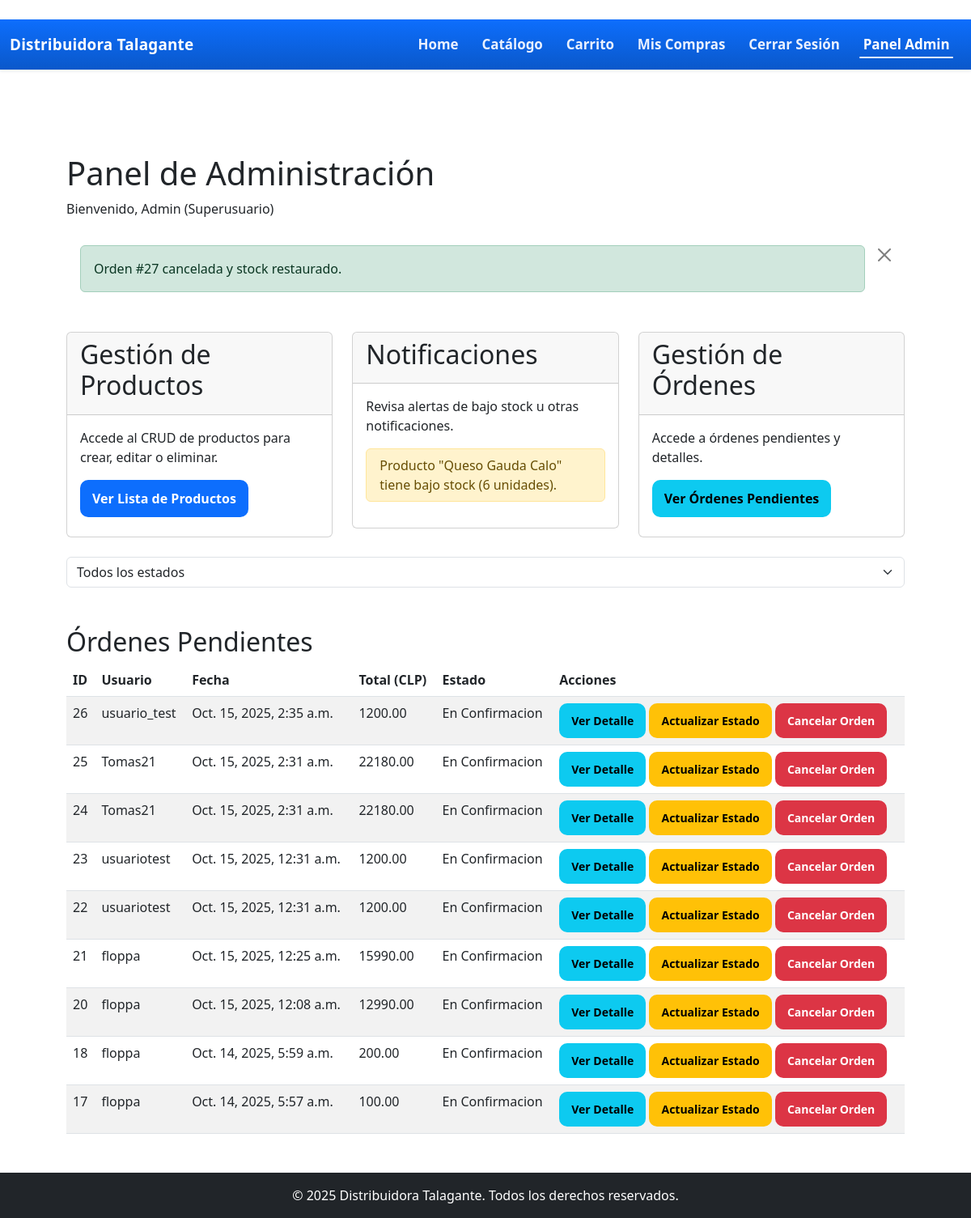
/admin_home/?delete_orden=27 (signed in), run on the app's committed database.
### core/models.py (models this page shows, shortened)
class Producto(models.Model):
    nombre = models.CharField(max_length=100)
    precio = models.DecimalField(max_digits=10, decimal_places=2, validators=[MinValueValidator(0)])
    categoria = models.CharField(max_length=50)
    stock = models.IntegerField(default=0, validators=[MinValueValidator(0)])
    fecha_vencimiento = models.DateField(null=True, blank=True)
    imagen = models.ImageField(upload_to='productos/', blank=True)
    activo = models.BooleanField(default=True)

class Orden(models.Model):
    ESTADOS = [
        ('pendiente', 'Pendiente de Pago'),
        ('confirmacion', 'En Confirmacion'),
        ('preparacion', 'En Preparacion'),
        ('despacho', 'En Despacho/Listo para Retiro'),
        ('cancelado', 'Cancelado'),
    ]
    METODOS_PAGO = [
        ('transferencia', 'Transferencia Bancaria'),
        ('efectivo', 'Pago en Efectivo (Retiro)'),
    ]
    usuario = models.ForeignKey(User, on_delete=models.CASCADE)
    fecha = models.DateTimeField(auto_now_add=True)
    estado = models.CharField(max_length=20, choices=ESTADOS, default='pendiente')
    total = models.DecimalField(max_digits=10, decimal_places=2)
    metodo_pago = models.CharField(max_length=20, choices=METODOS_PAGO, default='transferencia')
    instrucciones_transferencia = models.TextField(default="Realice transferencia a Cuenta XYZ y envie comprobante.")
    ccomprobante = models.TextField(blank=True, null=True, help_text="Nota o enlace a comprobante de transferencia (opcional).")
    def save(self, *args, **kwargs):
        super().save(*args, **kwargs)
        if self.estado == 'cancelado':
            for item in self.itemorden_set.all():
                item.producto.stock += item.cantidad
                item.producto.save()

### core/views.py (the view)
# urls.py: path('admin_home/', views.admin_home, name='admin_home'),
@login_required
@user_passes_test(is_superuser, login_url='catalogo')
def admin_home(request):
    productos_bajo_stock = Producto.objects.filter(stock__lt=10)
    estado_filtro = request.GET.get('estado', '')  # Filtro por estado desde la URL
    ordenes_query = Orden.objects.filter(estado__in=['pendiente', 'confirmacion', 'preparacion'])
    if estado_filtro:
        ordenes_query = ordenes_query.filter(estado=estado_filtro)
    ordenes = ordenes_query.order_by('-fecha')
    paginator = Paginator(ordenes, 10)  # 10 órdenes por página
    page_number = request.GET.get('page')
    ordenes_paginated = paginator.get_page(page_number)
    item_id = request.GET.get('delete_item')
    orden_id = request.GET.get('delete_orden')
    if item_id:
        try:
            item = ItemOrden.objects.get(id=item_id)
            orden = item.orden
            producto = item.producto
            cantidad = item.cantidad
            item.delete()
            producto.stock += cantidad
            producto.save()
            orden.total -= item.cantidad * item.precio
            orden.save()
            messages.success(request, f'Ítem "{producto.nombre}" eliminado de la orden #{orden.id}. Stock restaurado.')
        except ItemOrden.DoesNotExist:
            messages.error(request, 'Ítem no encontrado.')
    elif orden_id:
        try:
            orden = Orden.objects.get(id=orden_id)
            orden.estado = 'cancelado'  # Esto activa el método save para restaurar stock
            orden.save()
            messages.success(request, f'Orden #{orden.id} cancelada y stock restaurado.')
        except Orden.DoesNotExist:
            messages.error(request, 'Orden no encontrada.')
    context = {
        'productos_bajo_stock': productos_bajo_stock,
        'ordenes': ordenes_paginated,
        'estado_filtro': estado_filtro,
    }
    return render(request, 'core/admin_home.html', context)

### core/views.py (called while the page is built)
def is_superuser(user):
    return user.is_superuser

### core/templates/core/admin_home.html (shortened to what this page needs)
﻿{% extends 'core/base.html' %}
{% load static %}
{% block content %}
<div class="container mt-5">
    <h1>Panel de Administración</h1>
    <p>Bienvenido, {{ user.username }} (Superusuario)</p>
    {% if messages %}
        <div class="alert alert-dismissible fade show" role="alert">
            {% for message in messages %}
                <div class="alert alert-{{ message.tags }}">{{ message }}</div>
            {% endfor %}
            <button type="button" class="btn-close" data-bs-dismiss="alert" aria-label="Close"></button>
        </div>
    {% endif %}
    <div class="row">
        <div class="col-md-4 mb-4">
            <div class="card">
                <div class="card-header">
                    <h2>Gestión de Productos</h2>
                </div>
                <div class="card-body">
                    <p>Accede al CRUD de productos para crear, editar o eliminar.</p>
                    <a href="{% url 'producto_list' %}" class="btn btn-primary mb-2">Ver Lista de Productos</a>
                </div>
            </div>
        </div>
        <div class="col-md-4 mb-4">
            <div class="card">
                <div class="card-header">
                    <h2>Notificaciones</h2>
                </div>
                <div class="card-body">
                    <p>Revisa alertas de bajo stock u otras notificaciones.</p>
                    <ul class="list-group mb-3">
                        {% for producto in productos_bajo_stock %}
                            <li class="list-group-item list-group-item-warning">
                                Producto "{{ producto.nombre }}" tiene bajo stock ({{ producto.stock }} unidades).
                            </li>
                        {% empty %}
                            <li class="list-group-item">No hay notificaciones de stock bajo.</li>
                        {% endfor %}
                    </ul>
                </div>
            </div>
        </div>
        <div class="col-md-4 mb-4">
            <div class="card">
                <div class="card-header">
                    <h2>Gestión de Órdenes</h2>
                </div>
                <div class="card-body">
                    <p>Accede a órdenes pendientes y detalles.</p>
                    <a href="{% url 'admin_home' %}#ordenes-list" class="btn btn-info mb-2">Ver Órdenes Pendientes</a>
                </div>
            </div>
        </div>
    </div>
    <div class="mb-3">
        <select id="filtro-estado" class="form-select" onchange="window.location.href='?estado=' + this.value">
            <option value="">Todos los estados</option>
        </select>
    </div>
    <div id="ordenes-list" class="mt-5">
        <h2>Órdenes Pendientes</h2>
        <table class="table table-striped">
            <thead>
                <tr>
                    <th>ID</th>
                    <th>Usuario</th>
                    <th>Fecha</th>
                    <th>Total (CLP)</th>
                    <th>Estado</th>
                    <th>Acciones</th>
                </tr>
            </thead>
            <tbody>
                {% for orden in ordenes %}
                    <tr>
                        <td>{{ orden.id }}</td>
                        <td>{{ orden.usuario.username }}</td>
                        <td>{{ orden.fecha }}</td>
                        <td>{{ orden.total|floatformat:2 }}</td>
                        <td>{{ orden.get_estado_display }}</td>
                        <td>
                            <a href="{% url 'orden_detail' orden.id %}" class="btn btn-sm btn-info">Ver Detalle</a>
                            <a href="{% url 'update_orden_status' orden.id %}" class="btn btn-sm btn-warning">Actualizar Estado</a>
                            <a href="?delete_orden={{ orden.id }}" class="btn btn-sm btn-danger" onclick="return confirm('¿Estás seguro de cancelar la orden #{{ orden.id }}?')">Cancelar Orden</a>
                        </td>
                    </tr>
                {% empty %}
                    <tr>
                        <td colspan="6">No hay órdenes pendientes.</td>
                    </tr>
                {% endfor %}
            </tbody>
        </table>
    </div>
</div>
{% endblock %}

### static/core/css/style.css (style rules this page uses)
:root { --bg:#0b0d10; --card:#14181d; --muted:#9aa4b2; --text:#e7eef7; --accent:#0d6efd; --radius:18px; --shadow:0 10px 24px rgba(0,0,0,.12); --nav-h:62px; }
body,input,select,button,table,.btn,.badge { font-family:system-ui,-apple-system,"Segoe UI",Roboto,"Helvetica Neue",Arial,"Noto Sans","Liberation Sans","Apple Color Emoji","Segoe UI Emoji","Segoe UI Symbol","Noto Color Emoji",sans-serif; line-height:1.5; }
.container { max-width:1100px;margin:0 auto;padding:16px }
.btn { appearance:none;border:1px solid transparent;border-radius:10px;padding:10px 14px;font-weight:600;cursor:pointer;transition:.2s ease }
.btn-primary { background:var(--accent);color:#fff }
.btn-danger { background:#dc3545;color:#fff }
body.site { min-height:100vh;display:flex;flex-direction:column; }

### data on the page
Producto: nombre "Queso Gauda Calo", stock "6"
Orden: id "26", usuario.username "usuario_test", fecha "Oct. 15, 2025, 2:35 a.m.", total "1200.00", estado "En Confirmacion"
Orden: id "25", usuario.username "Tomas21", fecha "Oct. 15, 2025, 2:31 a.m.", total "22180.00", estado "En Confirmacion"
Orden: id "24", usuario.username "Tomas21", fecha "Oct. 15, 2025, 2:31 a.m.", total "22180.00", estado "En Confirmacion"
Orden: id "23", usuario.username "usuariotest", fecha "Oct. 15, 2025, 12:31 a.m.", total "1200.00", estado "En Confirmacion"
Orden: id "22", usuario.username "usuariotest", fecha "Oct. 15, 2025, 12:31 a.m.", total "1200.00", estado "En Confirmacion"
Orden: id "21", usuario.username "floppa", fecha "Oct. 15, 2025, 12:25 a.m.", total "15990.00", estado "En Confirmacion"
Orden: id "20", usuario.username "floppa", fecha "Oct. 15, 2025, 12:08 a.m.", total "12990.00", estado "En Confirmacion"
Orden: id "18", usuario.username "floppa", fecha "Oct. 14, 2025, 5:59 a.m.", total "200.00", estado "En Confirmacion"
Orden: id "17", usuario.username "floppa", fecha "Oct. 14, 2025, 5:57 a.m.", total "100.00", estado "En Confirmacion"

### other printed values
{{ user.username }} "Admin"
{{ message }} "Orden #27 cancelada y stock restaurado."
